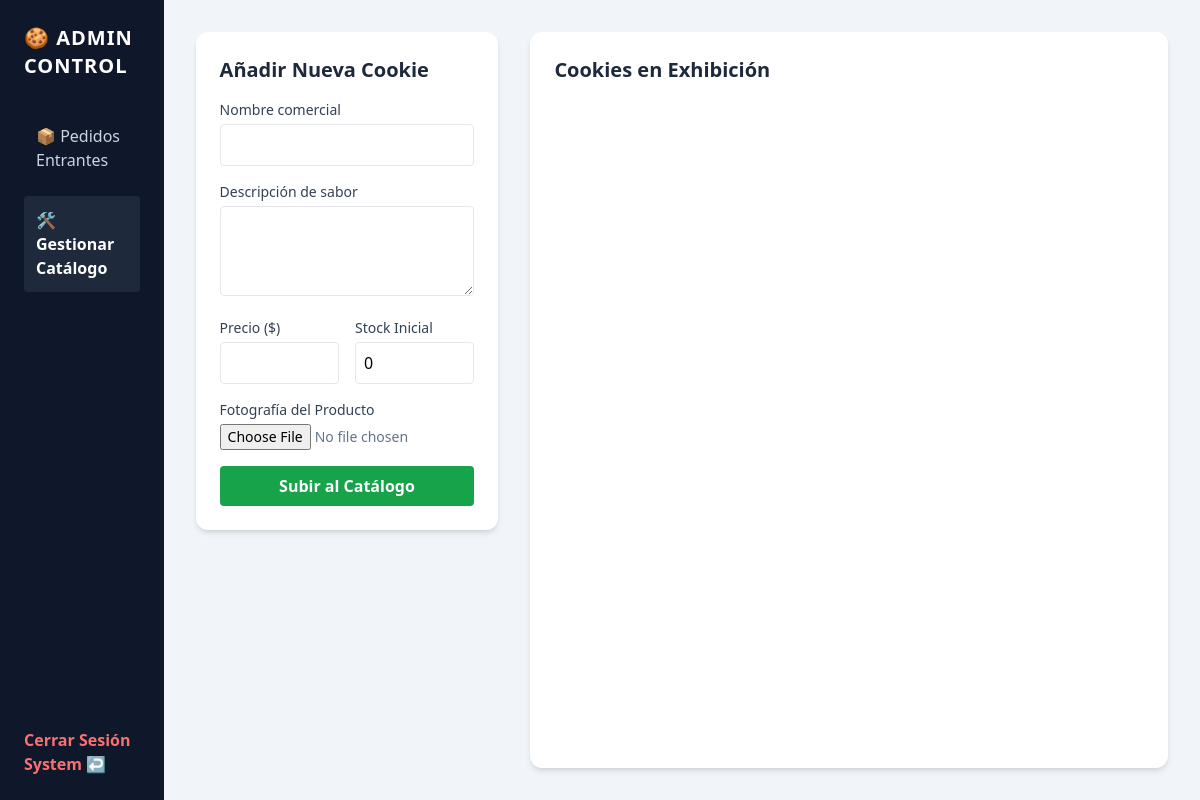
Page /admin/products (signed in) on the earlier database version.
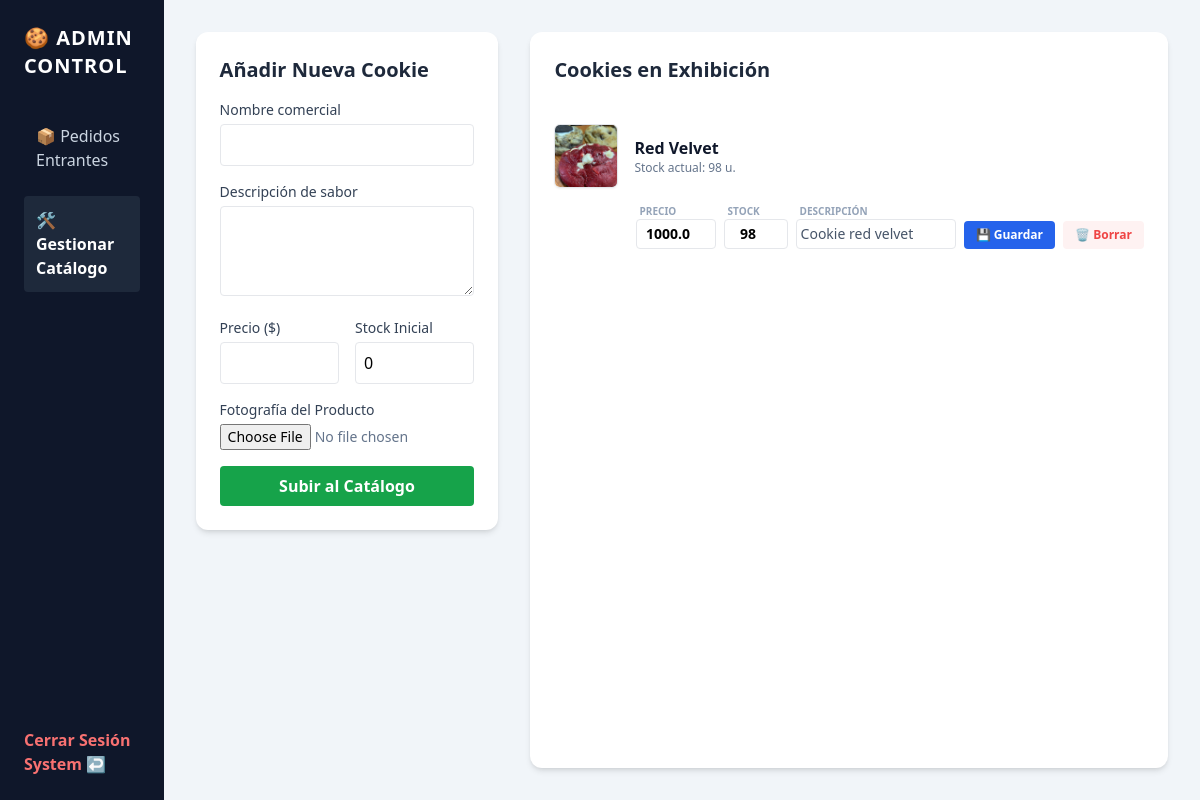
Same page on the later database version.
### app.py (models this page shows)
class Product(db.Model):
    id = db.Column(db.Integer, primary_key=True)
    name = db.Column(db.String(100), nullable=False)
    description = db.Column(db.Text, nullable=True)
    price = db.Column(db.Float, nullable=False)
    image_url = db.Column(db.String(200), nullable=True)
    active = db.Column(db.Integer, default=1)
    stock = db.Column(db.Integer, default=0)

### app.py (the view, shortened to what this page needs)
@app.route('/admin/products', methods=['GET', 'POST'])
def admin_products():
    if not check_admin_auth():
        return redirect(url_for('admin_login'))
    products = Product.query.filter_by(active=1).all()
    return render_template('admin/products.html', products=products)

### app.py (called while the page is built)
def check_admin_auth():
    return 'admin_logged_in' in session

### templates/admin/products.html (shortened to what the changed rows need)
<!DOCTYPE html>
<html lang="es">
<head>
    <script src="https://cdn.tailwindcss.com"></script>
</head>
<body class="bg-slate-100 min-h-screen flex">
    <div class="w-64 bg-slate-900 text-slate-300 p-6 flex flex-col justify-between">
        <div>
            <h2 class="text-xl font-black text-white mb-8 tracking-wider">🍪 ADMIN CONTROL</h2>
        </div>
    </div>
    <div class="flex-grow p-8 grid grid-cols-1 lg:grid-cols-3 gap-8">
        <div class="lg:col-span-2 bg-white p-6 rounded-xl shadow-md">
            <div class="divide-y divide-slate-200">
                {% for p in products %}
                <div class="py-6 flex flex-col xl:flex-row items-start xl:items-center justify-between gap-4">
                    <div class="flex items-center space-x-4 min-w-[180px]">
                        <img src="{{ url_for('static', filename='uploads/' + p.image_url) }}" class="w-16 h-16 object-cover rounded-md border shadow-sm">
                        <div>
                            <h4 class="font-bold text-slate-900">{{ p.name }}</h4>
                            <p class="text-xs {% if p.stock == 0 %} text-red-600 font-bold {% else %} text-slate-500 {% endif %}">Stock actual: {{ p.stock }} u.</p>
                        </div>
                    </div>
                    <form action="{{ url_for('edit_product', product_id=p.id) }}" method="POST" class="flex flex-wrap items-center gap-2 flex-grow justify-end w-full xl:w-auto">
                        <div class="flex flex-col">
                            <span class="text-[10px] text-slate-400 px-1 font-bold">PRECIO</span>
                            <input type="number" step="0.01" name="price" value="{{ p.price }}" class="w-20 p-1 text-sm border rounded text-center font-bold">
                        </div>
                        <div class="flex flex-col">
                            <span class="text-[10px] text-slate-400 px-1 font-bold">STOCK</span>
                            <input type="number" name="stock" value="{{ p.stock }}" min="0" class="w-16 p-1 text-sm border rounded text-center font-bold">
                        </div>
                        <div class="flex flex-col flex-grow md:flex-none">
                            <span class="text-[10px] text-slate-400 px-1 font-bold">DESCRIPCIÓN</span>
                            <input type="text" name="description" value="{{ p.description or '' }}" class="w-full md:w-40 p-1 text-sm border rounded text-slate-600">
                        </div>
                        <div class="flex items-end h-11 pt-4">
                            <button type="submit" class="bg-blue-600 text-white text-xs font-bold px-3 py-1.5 rounded hover:bg-blue-700 transition">💾 Guardar</button>
                        </div>
                        <div class="flex items-end h-11 pt-4">
                            <a href="{{ url_for('delete_product', product_id=p.id) }}" class="text-red-500 font-bold hover:text-red-700 text-xs bg-red-50 px-3 py-1.5 rounded hover:bg-red-100 transition">🗑 Borrar</a>
                        </div>
                    </form>
                </div>
                {% endfor %}
            </div>
        </div>
    </div>
</body>
</html>

Differences in the rows shown:
added Product: image_url (picture), name "Red Velvet", stock "98", price "1000.0", description "Cookie red velvet"
